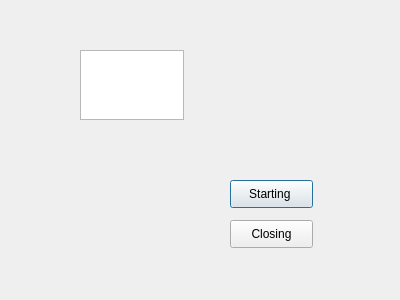
<?xml version="1.0" encoding="UTF-8"?>
<ui version="4.0">
 <class>Dialog</class>
 <widget class="QDialog" name="Dialog">
  <property name="geometry">
   <rect>
    <x>0</x>
    <y>0</y>
    <width>400</width>
    <height>300</height>
   </rect>
  </property>
  <property name="windowTitle">
   <string>Dialog</string>
  </property>
  <widget class="QPushButton" name="startingButton">
   <property name="geometry">
    <rect>
     <x>230</x>
     <y>180</y>
     <width>83</width>
     <height>28</height>
    </rect>
   </property>
   <property name="text">
    <string>Starting </string>
   </property>
  </widget>
  <widget class="QPushButton" name="closingButton">
   <property name="geometry">
    <rect>
     <x>230</x>
     <y>220</y>
     <width>83</width>
     <height>28</height>
    </rect>
   </property>
   <property name="text">
    <string>Closing</string>
   </property>
  </widget>
  <widget class="QPlainTextEdit" name="getNum">
   <property name="geometry">
    <rect>
     <x>80</x>
     <y>50</y>
     <width>104</width>
     <height>70</height>
    </rect>
   </property>
  </widget>
 </widget>
 <resources/>
 <connections/>
</ui>
